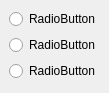
                 <widget class="QWidget" name="page_10">
                  <property name="geometry">
                   <rect>
                    <x>0</x>
                    <y>0</y>
                    <width>105</width>
                    <height>93</height>
                   </rect>
                  </property>
                  <attribute name="label">
                   <string>Page</string>
                  </attribute>
                  <layout class="QVBoxLayout">
                   <property name="spacing">
                    <number>6</number>
                   </property>
                   <property name="margin">
                    <number>9</number>
                   </property>
                   <item>
                    <widget class="QRadioButton" name="radioButton_15">
                     <property name="text">
                      <string>RadioButton</string>
                     </property>
                    </widget>
                   </item>
                   <item>
                    <widget class="QRadioButton" name="radioButton_16">
                     <property name="text">
                      <string>RadioButton</string>
                     </property>
                    </widget>
                   </item>
                   <item>
                    <widget class="QRadioButton" name="radioButton_17">
                     <property name="text">
                      <string>RadioButton</string>
                     </property>
                    </widget>
                   </item>
                  </layout>
                 </widget>
